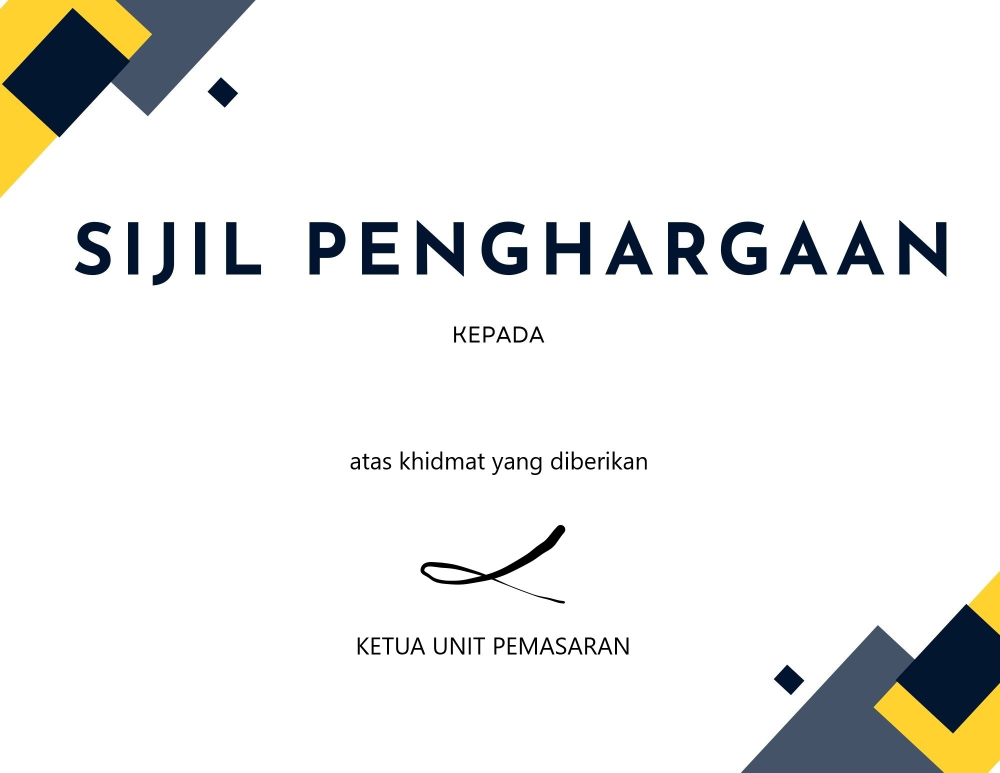
#> input picture template.jpg, 2000 x 1545 px (shown at 1/2 size)
$ python onecert.py
#> lines starting #> are read from the running program, lines starting #| are printed output that depends on the picture
from PIL import Image, ImageDraw, ImageFont

# insert name string
namecert='NUR SYIFA SUFIAN'

# load template
image = Image.open('template.jpg')
#> image is the input picture: PIL image 2000x1545 RGB; mean R, G, B 237.1, 237.4, 235.6
draw = ImageDraw.Draw(image)
color = 'rgb(0, 0, 0)'

# load font and size of the font
font = ImageFont.truetype('Lucida_Calligraphy_Font.otf', 150)
# get length of text
w= draw.textlength(namecert, font=font)
#> w = 1378.1

#location of the name string on vertical axis in pixels
height=730
# put the text on the horizontal center of image
draw.text(((image.width)/2, height), namecert, fill=color, font=font)
# save image to folder
image.save(namecert + '.jpg')
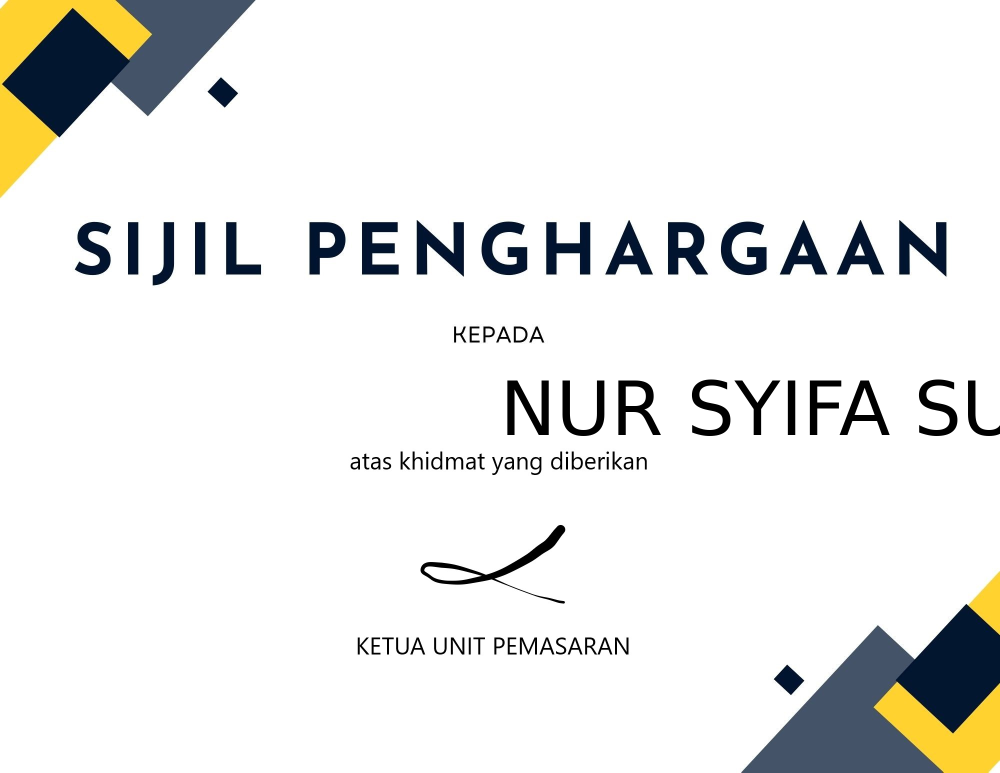
#> saved as NUR SYIFA SUFIAN.jpg: PIL image 2000x1545 RGB (shown at 1/2 size); mean R, G, B 234.5, 234.8, 233
